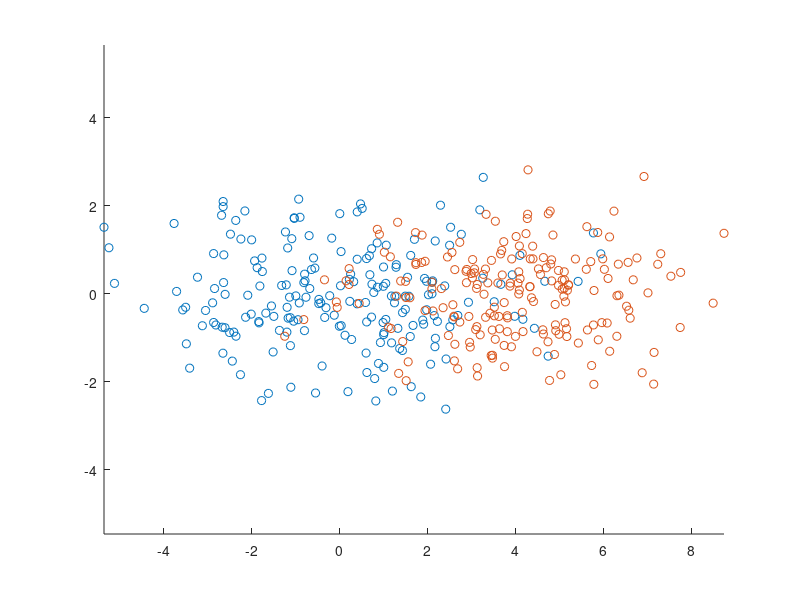

MATLAB code for this plot: (Note: this script raises an error after producing the figure.)
function test_snr_T()
addpath('/Users/gkour/drive/PhD/events_analysis/Neural Decoding')

close all
%test_basic_transfer()
%test_compare_leaning_transfer()
test_SNR_T_reduces_to_SNR()

end


function test_basic_transfer()

    cov = [4, 0; 0, 1];
    
    samples_m1 = mvnrnd([0 ,5],cov,200);
    samples_m2 = mvnrnd([10 ,5],cov,200);
    samples_m3 = mvnrnd([3 ,0],cov,200);

    
    figure;
    hold on;
    scatter(samples_m1(:,1),samples_m1(:,2))
    scatter(samples_m2(:,1),samples_m2(:,2))
    scatter(samples_m3(:,1),samples_m3(:,2))
    axis equal;
    hold off;
    
    [geom1.centroid, geom1.D, geom1.U, geom1.Ri, geom1.N] = extract_geometry(samples_m1);
    [geom2.centroid, geom2.D, geom2.U, geom2.Ri, geom2.N] = extract_geometry(samples_m2); 
    [geom3.centroid, geom3.D, geom3.U, geom3.Ri, geom3.N] = extract_geometry(samples_m3);
    
    
    [~,error_c] = SNR_T(geom1, geom2, geom3);
    arrayfun(error_c, 1:20)
            
end

function test_compare_leaning_transfer()

    cov = [4, 0; 0, 1];
    
    samples_m1 = mvnrnd([0 ,5],cov,200);
    samples_m2 = mvnrnd([10 ,5],cov,200);
    samples_m2_leaning = mvnrnd([10 ,5],[4,2;2,4],200);
    samples_m3 = mvnrnd([3 ,0],cov,200);

    
    figure;
    hold on;
    scatter(samples_m1(:,1),samples_m1(:,2))
    scatter(samples_m2_leaning(:,1),samples_m2_leaning(:,2))
    scatter(samples_m3(:,1),samples_m3(:,2))
    axis equal;
    hold off;
    
    [geom1.centroid, geom1.D, geom1.U, geom1.Ri, geom1.N] = extract_geometry(samples_m1);
    [geom2.centroid, geom2.D, geom2.U, geom2.Ri, geom2.N] = extract_geometry(samples_m2);
    [geom2_l.centroid, geom2_l.D, geom2_l.U, geom2_l.Ri, geom2_l.N] = extract_geometry(samples_m2_leaning);
    [geom3.centroid, geom3.D, geom3.U, geom3.Ri, geom3.N] = extract_geometry(samples_m3);
    
    
    [~,error_c] = SNR_T(geom1, geom2, geom3);
    a = arrayfun(error_c, 1:20);
    [~,error_c] = SNR_T(geom1, geom2_l, geom3);
    b = arrayfun(error_c, 1:20);
    
    assert(all(a<b))
    
            
end


function test_SNR_T_reduces_to_SNR()
    cov = [4, 0; 0, 1];
    
    samples_m1 = mvnrnd([0 ,0],cov,200);
    samples_m2 = mvnrnd([4 ,0],cov,200);
    
    figure;
    hold on;
    scatter(samples_m1(:,1),samples_m1(:,2))
    scatter(samples_m2(:,1),samples_m2(:,2))
    axis equal;
    hold off;
    
    
    [geom1.centroid, geom1.D, geom1.U, geom1.Ri, geom1.N] = extract_geometry(samples_m1);
    [geom2.centroid, geom2.D, geom2.U, geom2.Ri, geom2.N] = extract_geometry(samples_m2); 
    
    [~,error_snr] = SNR(geom1, geom2);
    snr_error_res = arrayfun(error_snr, 1:20)
    
    [~,error_snrT] = SNR_T(geom1, geom2, geom1);
    snrT_error_res = arrayfun(error_snrT, 1:20)
    
    assert(all(abs(snr_error_res-snrT_error_res)<0.0001))
    
end

